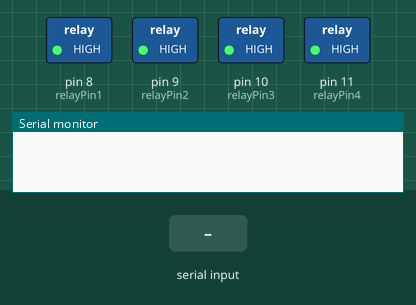
The sketch below on a simulated Arduino Uno, built with avr-gcc and run on an emulated ATmega328P. Shown: switched loads named in the sketch (green lamp = pin HIGH), the last lines printed to the serial monitor. The inputs (shaded band) are chosen by the test bench.

Above: at 1.2 s.
1.3 s: "<forward>" received over Serial
At 3.5 s:
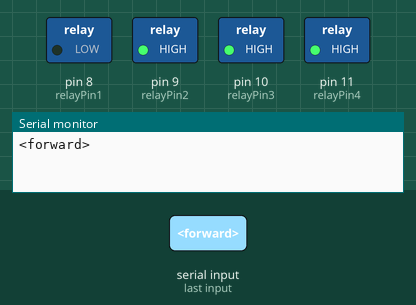
3.8 s: "<reverse>" received over Serial
At 5.4 s:
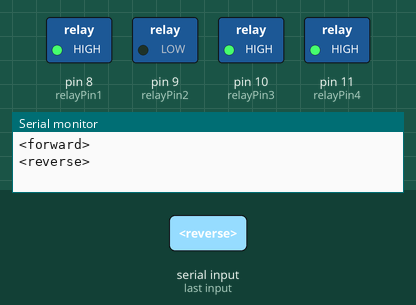
6.3 s: "<left>" received over Serial
At 8.4 s:
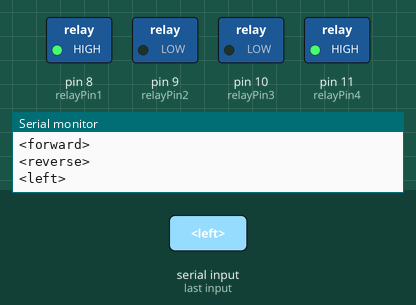
8.8 s: "<stop moving>" received over Serial
At 10.6 s:
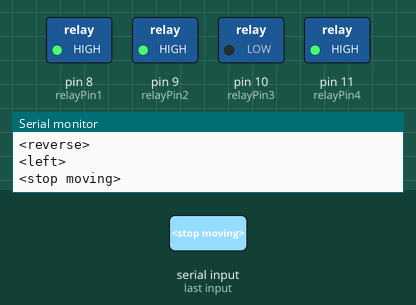
11.3 s: "<right>" received over Serial
At 13.5 s:
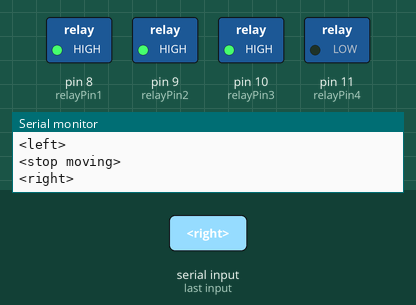
13.8 s: "<forward>" received over Serial
At 15.4 s:
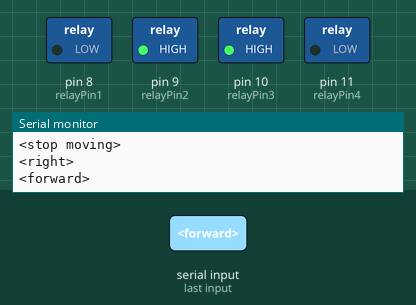
Timing chart, 0 to 16.9 s (numbered marks = the images above; inputs shaded):
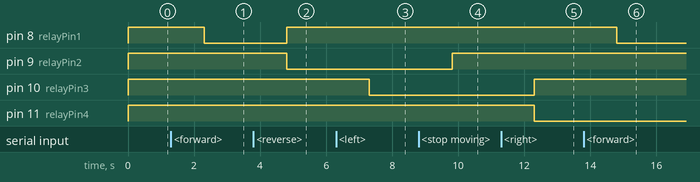

Measured:
- after the input at 1.3 s, pin 8 (relayPin1): HIGH → LOW after 1.0 s
- after the input at 3.8 s, pin 8 (relayPin1): LOW → HIGH after 1.0 s; pin 9 (relayPin2): HIGH → LOW after 1.0 s
- after the input at 6.3 s, pin 10 (relayPin3): HIGH → LOW after 1.0 s
- after the input at 8.8 s, pin 9 (relayPin2): LOW → HIGH after 1.0 s
- after the input at 11.3 s, pin 10 (relayPin3): LOW → HIGH after 1.0 s; pin 11 (relayPin4): HIGH → LOW after 1.0 s
- after the input at 13.8 s, pin 8 (relayPin1): HIGH → LOW after 1.0 s

The sketch:

relay_board_code.ino
```cpp
/*
 * Code to control a relay board
 * by Droiduino
 *
 */


const int relayPin1 = 8; // forward
const int relayPin2 = 9; // reverse
const int relayPin3 = 10; // turn left
const int relayPin4 = 11; // turn right
String cmdText; // Command message from Android
int cmdInt;


void setup() {
  // Pin and RC Channel setup
  pinMode(relayPin1, OUTPUT);
  pinMode(relayPin2, OUTPUT);
  digitalWrite(relayPin1, HIGH);
  digitalWrite(relayPin2, HIGH);
  pinMode(relayPin3, OUTPUT);
  pinMode(relayPin4, OUTPUT);
  digitalWrite(relayPin3, HIGH);
  digitalWrite(relayPin4, HIGH);

  // Bluetooth Setup
  Serial.begin(9600); // Default communication rate of the Bluetooth module
}

void loop() {

  // Read command from Android
  if (Serial.available() > 0){
    cmdText = Serial.readString();
    cmdInt = cmdText.toInt();
    Serial.println(cmdText);
  }

  if (cmdText == "<forward>"){
    digitalWrite(relayPin1, LOW);
    digitalWrite(relayPin2, HIGH);
  } else {
      if (cmdText == "<reverse>"){
        digitalWrite(relayPin1, HIGH);
        digitalWrite(relayPin2, LOW);
      } else {
          if (cmdText == "<stop moving>"){
            digitalWrite(relayPin1, HIGH);
            digitalWrite(relayPin2, HIGH);
        }
    }
  }

  if (cmdText == "<left>"){
    digitalWrite(relayPin3, LOW);
    digitalWrite(relayPin4, HIGH);
  } else {
      if (cmdText == "<right>"){
        digitalWrite(relayPin3, HIGH);
        digitalWrite(relayPin4, LOW);
      } else {
          if (cmdText == "<stop turning>"){
            digitalWrite(relayPin3, HIGH);
            digitalWrite(relayPin4, HIGH);
        }
    }
  }

}
```
